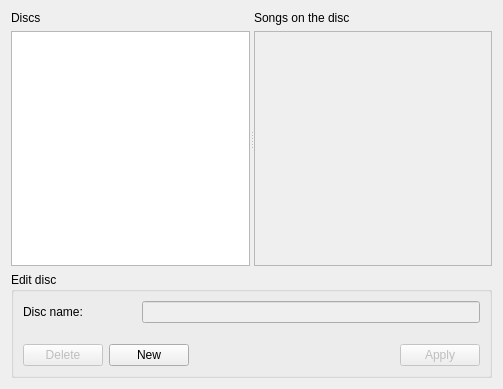
<?xml version="1.0" encoding="UTF-8"?>
<ui version="4.0">
 <class>DiscEditor</class>
 <widget class="QDialog" name="DiscEditor">
  <property name="geometry">
   <rect>
    <x>0</x>
    <y>0</y>
    <width>503</width>
    <height>389</height>
   </rect>
  </property>
  <property name="sizePolicy">
   <sizepolicy hsizetype="Preferred" vsizetype="Preferred">
    <horstretch>0</horstretch>
    <verstretch>0</verstretch>
   </sizepolicy>
  </property>
  <property name="windowTitle">
   <string>Disc Editor</string>
  </property>
  <layout class="QVBoxLayout" name="verticalLayout_2">
   <item>
    <widget class="QSplitter" name="splitter">
     <property name="sizePolicy">
      <sizepolicy hsizetype="Expanding" vsizetype="Expanding">
       <horstretch>0</horstretch>
       <verstretch>0</verstretch>
      </sizepolicy>
     </property>
     <property name="orientation">
      <enum>Qt::Horizontal</enum>
     </property>
     <property name="childrenCollapsible">
      <bool>false</bool>
     </property>
     <widget class="QWidget" name="layoutWidget">
      <layout class="QVBoxLayout" name="vl_discs">
       <item>
        <widget class="QLabel" name="lbl_discs">
         <property name="sizePolicy">
          <sizepolicy hsizetype="Preferred" vsizetype="Preferred">
           <horstretch>0</horstretch>
           <verstretch>0</verstretch>
          </sizepolicy>
         </property>
         <property name="text">
          <string>Discs</string>
         </property>
        </widget>
       </item>
       <item>
        <widget class="QTableView" name="tbl_discs">
         <property name="sizePolicy">
          <sizepolicy hsizetype="Expanding" vsizetype="Expanding">
           <horstretch>0</horstretch>
           <verstretch>0</verstretch>
          </sizepolicy>
         </property>
         <property name="selectionMode">
          <enum>QAbstractItemView::SingleSelection</enum>
         </property>
         <property name="selectionBehavior">
          <enum>QAbstractItemView::SelectRows</enum>
         </property>
         <property name="gridStyle">
          <enum>Qt::NoPen</enum>
         </property>
         <property name="cornerButtonEnabled">
          <bool>false</bool>
         </property>
         <attribute name="horizontalHeaderVisible">
          <bool>false</bool>
         </attribute>
         <attribute name="horizontalHeaderHighlightSections">
          <bool>false</bool>
         </attribute>
         <attribute name="horizontalHeaderStretchLastSection">
          <bool>true</bool>
         </attribute>
         <attribute name="verticalHeaderVisible">
          <bool>false</bool>
         </attribute>
         <attribute name="verticalHeaderHighlightSections">
          <bool>false</bool>
         </attribute>
        </widget>
       </item>
      </layout>
     </widget>
     <widget class="QWidget" name="layoutWidget">
      <layout class="QVBoxLayout" name="vl_discSongs">
       <item>
        <widget class="QLabel" name="lbl_discSongs">
         <property name="sizePolicy">
          <sizepolicy hsizetype="Preferred" vsizetype="Preferred">
           <horstretch>0</horstretch>
           <verstretch>0</verstretch>
          </sizepolicy>
         </property>
         <property name="text">
          <string>Songs on the disc</string>
         </property>
        </widget>
       </item>
       <item>
        <widget class="QTableView" name="tbl_discSongs">
         <property name="enabled">
          <bool>false</bool>
         </property>
         <property name="sizePolicy">
          <sizepolicy hsizetype="Expanding" vsizetype="Expanding">
           <horstretch>0</horstretch>
           <verstretch>0</verstretch>
          </sizepolicy>
         </property>
         <property name="selectionMode">
          <enum>QAbstractItemView::SingleSelection</enum>
         </property>
         <property name="selectionBehavior">
          <enum>QAbstractItemView::SelectRows</enum>
         </property>
         <attribute name="horizontalHeaderHighlightSections">
          <bool>false</bool>
         </attribute>
         <attribute name="verticalHeaderVisible">
          <bool>false</bool>
         </attribute>
         <attribute name="verticalHeaderHighlightSections">
          <bool>false</bool>
         </attribute>
        </widget>
       </item>
      </layout>
     </widget>
    </widget>
   </item>
   <item>
    <widget class="QGroupBox" name="groupBox">
     <property name="sizePolicy">
      <sizepolicy hsizetype="Preferred" vsizetype="Fixed">
       <horstretch>0</horstretch>
       <verstretch>0</verstretch>
      </sizepolicy>
     </property>
     <property name="title">
      <string>Edit disc</string>
     </property>
     <layout class="QVBoxLayout" name="verticalLayout">
      <item>
       <layout class="QGridLayout" name="gridLayout" columnstretch="1,3">
        <property name="sizeConstraint">
         <enum>QLayout::SetDefaultConstraint</enum>
        </property>
        <item row="0" column="0">
         <widget class="QLabel" name="lbl_discName">
          <property name="text">
           <string>Disc name:</string>
          </property>
         </widget>
        </item>
        <item row="0" column="1">
         <widget class="QLineEdit" name="edt_discName">
          <property name="enabled">
           <bool>false</bool>
          </property>
         </widget>
        </item>
       </layout>
      </item>
      <item>
       <layout class="QHBoxLayout" name="horizontalLayout_2">
        <property name="topMargin">
         <number>15</number>
        </property>
        <item>
         <widget class="QPushButton" name="btn_deleteDisc">
          <property name="enabled">
           <bool>false</bool>
          </property>
          <property name="text">
           <string>Delete</string>
          </property>
         </widget>
        </item>
        <item>
         <widget class="QPushButton" name="btn_newDisc">
          <property name="text">
           <string>New</string>
          </property>
         </widget>
        </item>
        <item>
         <spacer name="horizontalSpacer">
          <property name="orientation">
           <enum>Qt::Horizontal</enum>
          </property>
          <property name="sizeHint" stdset="0">
           <size>
            <width>40</width>
            <height>20</height>
           </size>
          </property>
         </spacer>
        </item>
        <item>
         <widget class="QPushButton" name="btn_applyDiscChanges">
          <property name="enabled">
           <bool>false</bool>
          </property>
          <property name="text">
           <string>Apply</string>
          </property>
         </widget>
        </item>
       </layout>
      </item>
     </layout>
    </widget>
   </item>
  </layout>
 </widget>
 <resources/>
 <connections/>
</ui>
